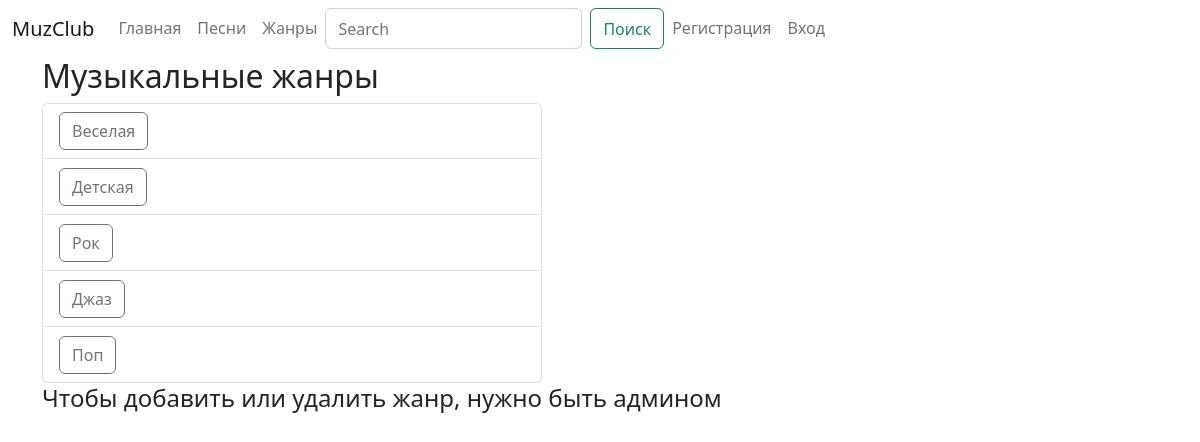
The page /songs/categories on the database its author committed.
### app/models.py (models this page shows, shortened)
class Category(models.Model):
    title = models.CharField(verbose_name='title', max_length=24)

### app/views.py (the view)
# urls.py: path('songs/categories', app_views.genres_list_view.as_view(), name='genres'),
class genres_list_view(ListView):
    model = Category

### app/templates/app/category_list.html (shortened to what this page needs)
{% extends 'base.html' %}
{% block content %}
<h1></h1>
<h2>Музыкальные жанры</h2>
<ul class="list-group ">
    {% for category in object_list %}
    <li style="width: 500px; display: inline" class="list-group-item wrapper">
        <div class="list" > <a class="btn btn-outline-secondary" href="{% url 'current_category' pk=category.pk %}"> {{category.title}} </a> </div>
    </li>
    {% endfor %}
</ul>
{% if user.is_superuser or user.is_staff %}
<a href="{% url 'genres_create' %}">Добавить жанр</a>
{% else %}
    <h4>Чтобы добавить или удалить жанр, нужно быть админом</h4>
{% endif %}
{% endblock %}

### rows shown on the page
Category: title "Веселая"
Category: title "Детская"
Category: title "Рок"
Category: title "Джаз"
Category: title "Поп"
